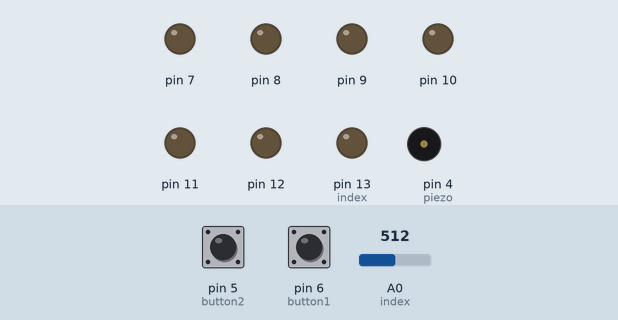
Simulated run of this sketch. Board: Arduino Uno, built with avr-gcc and run on an emulated ATmega328P. On the bench: output pins drawn as LEDs (lit = HIGH), buzzer (waves = sounding, pin HIGH). Inputs (shaded band) come from the test bench; at power-on: pin 6 (button1) HIGH, pin 5 (button2) HIGH, A0 (index) = 512.

Above: at 1.2 s.
1.3 s: pin 6 (button1) pulled LOW for 0.15 s
At 2.0 s:
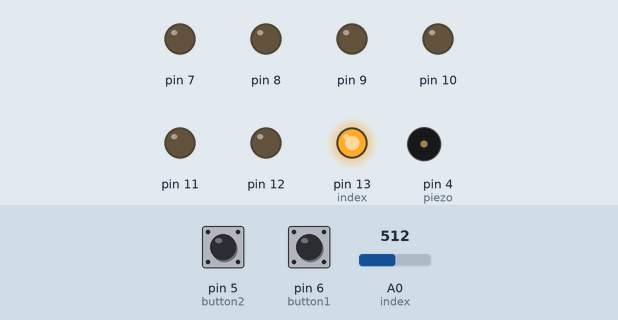
2.9 s: pin 5 (button2) pulled LOW for 0.15 s
At 3.6 s:
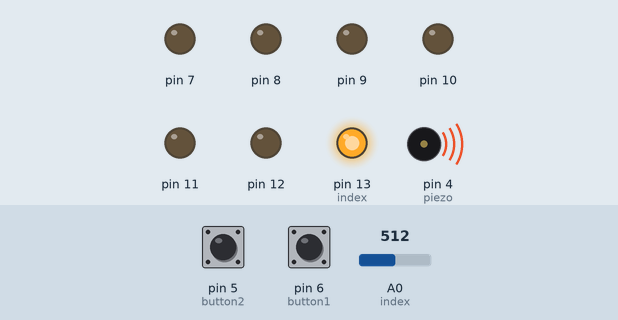
5.2 s: pin 6 (button1) pulled LOW for 1 s
At 6.2 s:
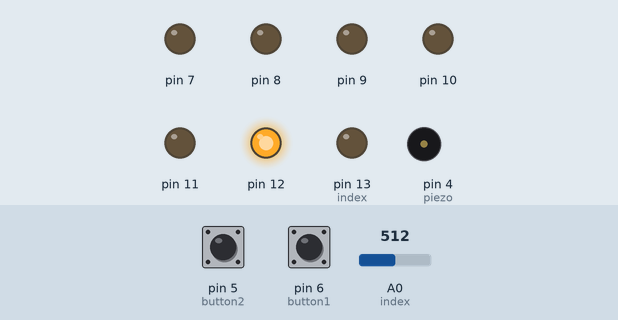
7.7 s: pin 5 (button2) pulled LOW for 1 s
At 8.3 s:
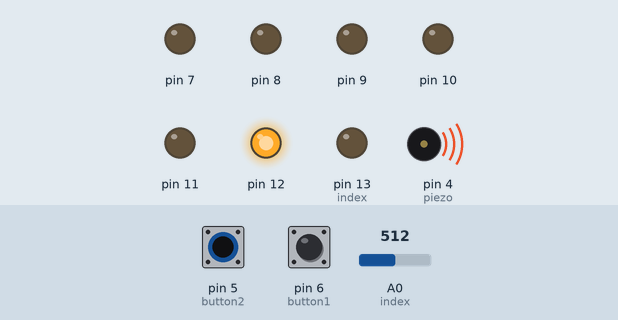
10.8 s: pin 6 (button1) pulled LOW for 0.15 s
At 11.6 s:
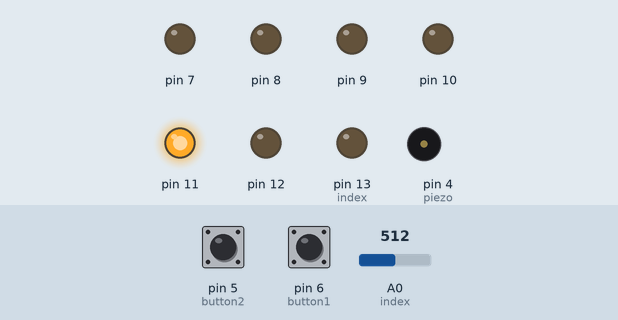
12.4 s: pin 5 (button2) pulled LOW for 0.15 s
At 13.1 s:
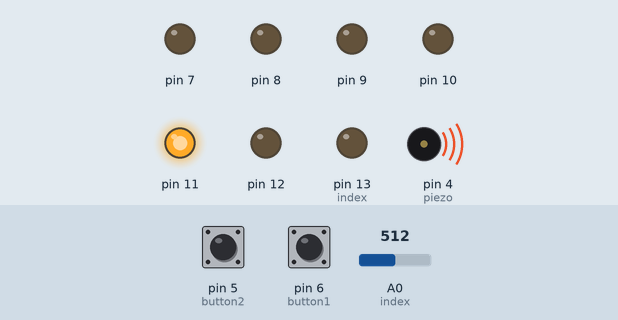
Timing chart, 0 to 16.3 s (numbered marks = the images above; inputs shaded):
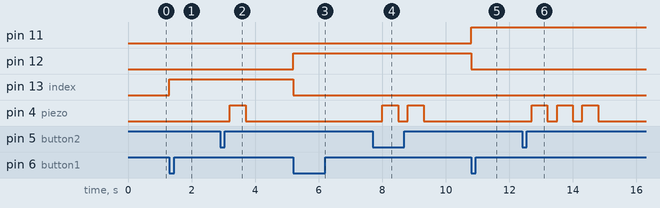

Measured:
- after the input at 1.3 s, pin 13 (index): LOW → HIGH at once
- after the input at 2.9 s, pin 4 (piezo): LOW → HIGH after 0.30 s, → LOW 0.50 s later
- after the input at 5.2 s, pin 12: LOW → HIGH at once; pin 13 (index): HIGH → LOW at once
- after the input at 7.7 s, pin 4 (piezo): alternates HIGH for 0.50 s and LOW for 0.30 s, 4 changes in all, then stays LOW, starting after 0.30 s
- after the input at 10.8 s, pin 11: LOW → HIGH at once; pin 12: HIGH → LOW at once
- after the input at 12.4 s, pin 4 (piezo): alternates HIGH for 0.50 s and LOW for 0.30 s, 6 changes in all, then stays LOW, starting after 0.30 s

The sketch:

bk.ino
```cpp
const int t = 200; //threshold
int index = 14;    //led index
int n = 0;		  //buzzer loop
const int button1 = 6;
const int button2 = 5;
const int piezo = 4;

void setup() {
  Serial.begin(9600);
  for (int i = 13; i >= 7; i--) {
    pinMode(i, OUTPUT);
  }
  pinMode(piezo, OUTPUT);
  pinMode(button1, INPUT_PULLUP);
  pinMode(button2, INPUT_PULLUP);
}

void handleButton1Press() {
  if (digitalRead(button1) == HIGH) {
    while (true) {
      if (digitalRead(button1) == LOW) {
        digitalWrite(index, LOW);
        index--;
        n++;
        if (index == 6) {
          index = 13;
          n = 1;
        }
        break;
      }
    }
    digitalWrite(index, HIGH);
  }
}

void handleButton2Press() {
  if (digitalRead(button2) == HIGH) {
    while (true) {
      if (digitalRead(button2) == LOW) {
        for (int j = 0; j < n; j++) {
          delay(300);
          digitalWrite(piezo, HIGH);
          delay(500);
          digitalWrite(piezo, LOW);
        }
        break;
      }
    }
  }
}

void handleAnalogInput() {
  if (analogRead(A0) < t) {
    while (true) {
      if (analogRead(A0) > t) {
        digitalWrite(index, LOW);
        index--;
        n++;
        if (index == 6) {
          index = 13;
          n = 1;
        }
        break;
      }
    }
    digitalWrite(index, HIGH);
  }
}

void loop() {
  handleButton1Press();
  handleButton2Press();
  handleAnalogInput();
}
```
